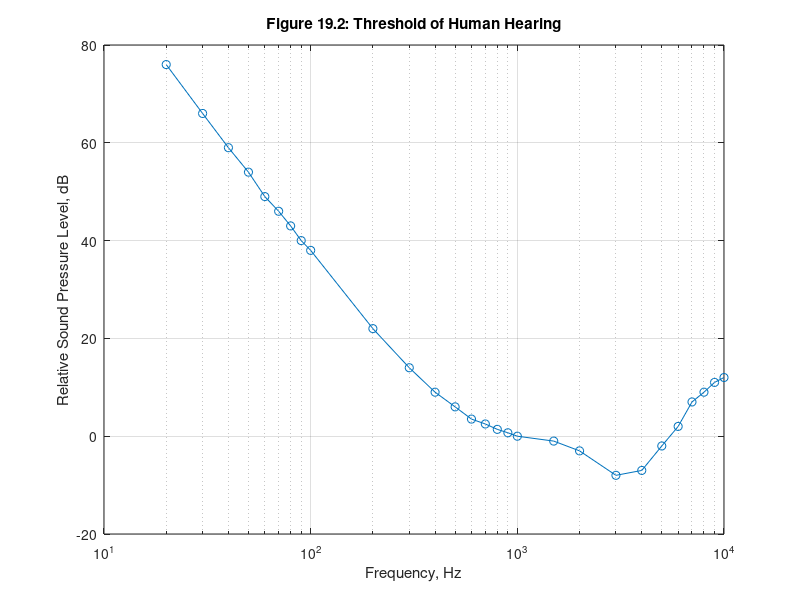

Here is the MATLAB script that generated this plot:
%(MM1902.m plot)
Hz=[20:10:100 200:100:1000 1500 2000:1000:10000]; % frequencies in Hertz
spl=[76 66 59 54 49 46 43 40 38 22 ... % sound pressure level in dB
 14 9 6 3.5 2.5 1.4 0.7 0 -1 -3 ...
 -8 -7 -2 2 7 9 11 12];
semilogx(Hz,spl,'-o')
xlabel('Frequency, Hz')
ylabel('Relative Sound Pressure Level, dB')
title('Figure 19.2: Threshold of Human Hearing')
grid on
